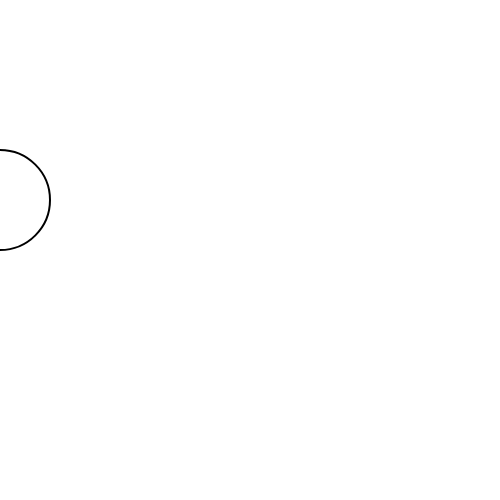
Frame 1 (no input)
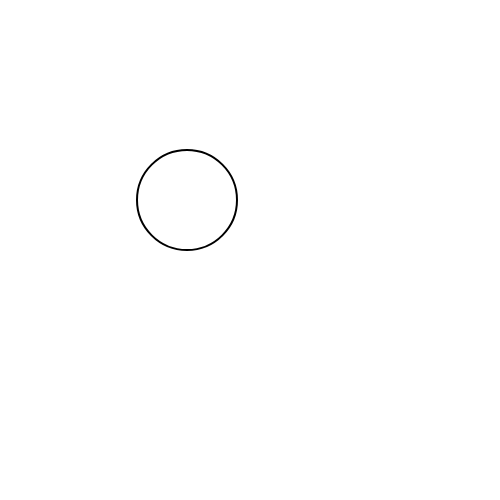
Frame 60 (no input)
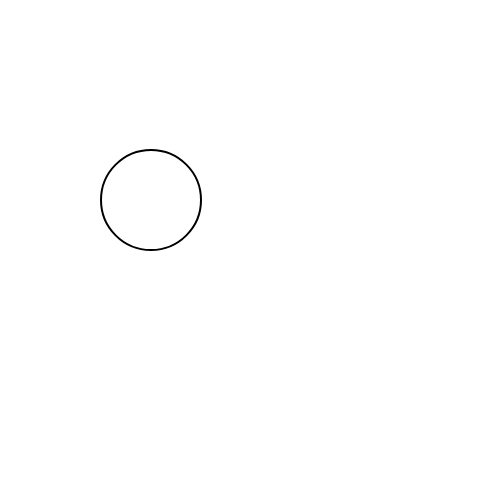
Frame 120 (the mouse pressed at the canvas centre since frame 60)

The p5.js sketch that drew these frames (run headless with seeded random() and noise() and a simulated clock; from frame 60 on, the mouse is pressed at the canvas centre):

// p5.js sketch
// ── sketch.js
function setup() {
  createCanvas(500,500);
  background(220);
  noFill();
  strokeWeight(2);
}
var r = false, x = 0, y =200, speed =25
function draw() 
{
  clear();
  ellipse(x,y,100,100);
  if (x > width-50)
  {
    r = 3
    if (speed > 0)
      speed = speed - 2
    else
      speed = 0
  }
  if ( x < 50)
  {
    r = 1
    if (speed > 0)
      speed = speed - 2
    else
      speed = 0
  }
  if ( r == 1)
  {
    if (speed > 0)
      x = x + speed;
    else
      speed = 0
  }
  if (r == 3)
  {
    if (speed > 0)
      x = x - speed;
    else
      speed = 0
  }
  if (speed < 0)
  {
    speed = 0
  }
}
